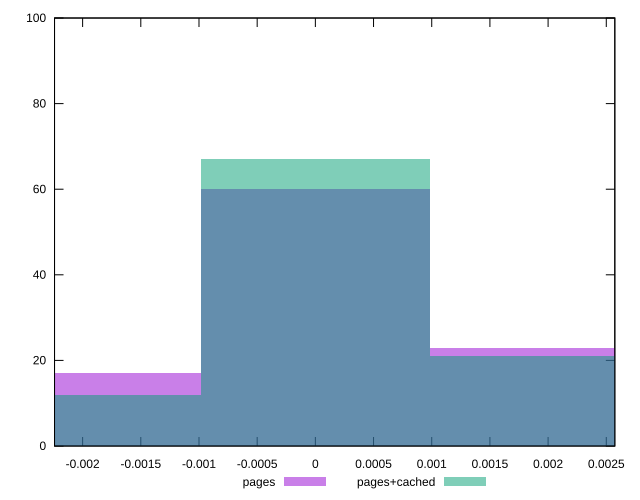

The gnuplot source for this figure:
reset

$pages <<EOF
0 60
-0.0019720192379049733 17
0.0019720192379049733 23
EOF

$pagesCached <<EOF
-0.0019720192379049733 12
0 67
0.0019720192379049733 21
EOF

set key outside below
set boxwidth 0.0019720192379049733
set xrange [-0.002241393143644719:0.0025733938244588256]
set yrange [0:100]
set trange [0:100]
set style fill transparent solid 0.5 noborder
set terminal svg size 640, 500 enhanced background rgb 'white'
set output "report_00009_2021-02-08T22-37-41.559Z/meta/pScore-difference/comparison/histogram/0_vs_1.svg"

plot $pages title "pages" with boxes, \
     $pagesCached title "pages+cached" with boxes

reset
